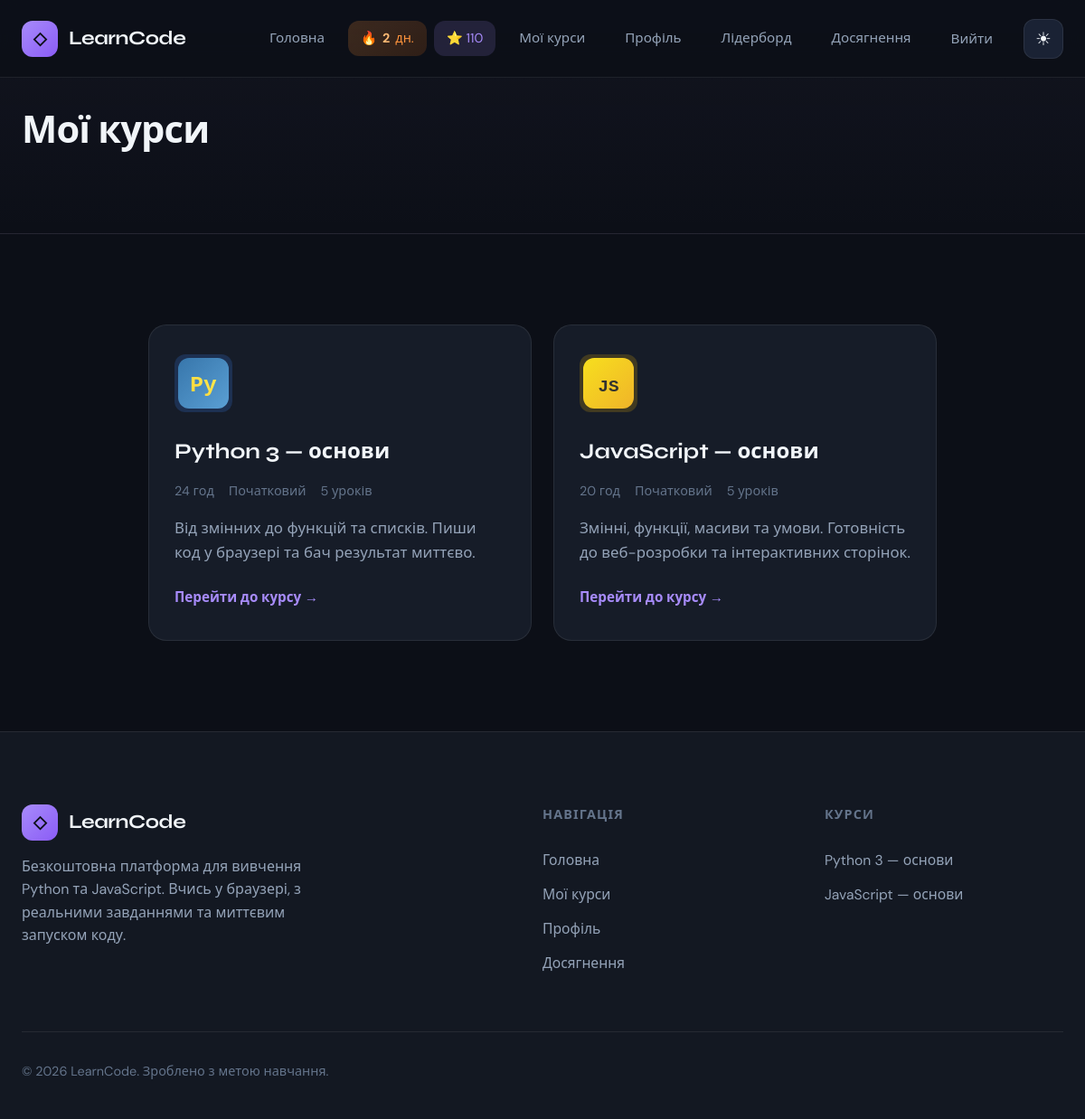
The app's page /courses/ (signed in) with its own data.
### courses/models.py (models this page shows, shortened)
class Course(models.Model):
    LANG_CHOICES = [
        ('python', 'Python'),
        ('javascript', 'JavaScript'),
    ]
    title = models.CharField('Назва', max_length=200)
    slug = models.SlugField(unique=True)
    language = models.CharField('Мова', max_length=20, choices=LANG_CHOICES)
    short_description = models.CharField('Короткий опис', max_length=300)
    description = models.TextField('Опис')
    duration_hours = models.PositiveIntegerField('Тривалість (год)', default=24)
    level = models.CharField('Рівень', max_length=50, default='Початковий')
    order = models.PositiveIntegerField('Порядок', default=0)
    icon = models.CharField('Іконка/емодзі', max_length=10, default='🐍')
    color = models.CharField('Колір (hex)', max_length=7, default='#3776ab')  # Python blue / JS yellow
    is_published = models.BooleanField('Опубліковано', default=True)
    created_at = models.DateTimeField(auto_now_add=True)
    class Meta:
        ordering = ['order', 'title']
        verbose_name = 'Курс'
        verbose_name_plural = 'Курси'
    def lesson_count(self):
        return self.lessons.count()

### courses/views.py (the view)
# urls.py: path('courses/', views.course_list, name='course_list'),
def course_list(request):
    if not request.user.is_authenticated:
        return redirect(settings.LOGIN_URL + '?next=' + quote(request.path))
    courses = Course.objects.filter(is_published=True)
    return render(request, 'courses/course_list.html', {'courses': courses})

### courses/context_processors.py (called while the page is built)
def courses_list(request):
    return {
        'courses_list': Course.objects.filter(is_published=True).order_by('order')[:5],
    }

def user_profile(request):
    if not request.user.is_authenticated:
        return {'user_streak': 0, 'user_points': 0}
    try:
        profile = GameProfile.objects.get(user=request.user)
        return {'user_streak': profile.streak_days, 'user_points': profile.points}
    except GameProfile.DoesNotExist:
        return {'user_streak': 0, 'user_points': 0}

### templates/courses/course_list.html (shortened to what this page needs)
{% extends 'base.html' %}
{% load static %}
{% block content %}
<section class="page-hero">
  <div class="container">
    <h1>Мої курси</h1>
  </div>
</section>
<section class="section" id="courses">
  <div class="container">
    <div class="courses-grid">
      {% for course in courses %}
      <a href="{% url 'course_detail' slug=course.slug %}" class="course-card {{ course.language }} reveal">
        <div class="course-card-icon lang-badge">{% if course.language == 'python' %}<img src="{% static 'img/python-badge.svg' %}" alt="Python" class="lang-badge-img">{% elif course.language == 'javascript' %}<img src="{% static 'img/javascript-badge.svg' %}" alt="JavaScript" class="lang-badge-img">{% else %}{{ course.icon }}{% endif %}</div>
        <h3>{{ course.title }}</h3>
        <div class="course-card-meta">
          <span>{{ course.duration_hours }} год</span>
          <span>{{ course.level }}</span>
          <span>{{ course.lesson_count }} уроків</span>
        </div>
        <p>{{ course.short_description }}</p>
        <span class="card-link">Перейти до курсу →</span>
      </a>
      {% empty %}
      <p class="reveal" style="grid-column: 1/-1; color: var(--text-secondary);">Курси з'являться після додавання в адмінці.</p>
      {% endfor %}
    </div>
  </div>
</section>
{% endblock %}

### templates/base.html (shortened to what this page needs)
{% load static %}
<!DOCTYPE html>
<html lang="uk" data-theme="dark">
<head>
  <link rel="stylesheet" href="{% static 'css/main.css' %}">
</head>
<body>
  <header class="site-header" id="site-header">
    <div class="container header-inner">
      <a href="{% url 'home' %}" class="logo">
        <span class="logo-icon">◇</span>
        <span class="logo-text">LearnCode</span>
      </a>
      <nav class="nav" id="nav">
        <a href="{% url 'home' %}">Головна</a>
        {% if user.is_authenticated %}
        <span class="header-streak" title="Вогник: дні навчання поспіль">🔥 <strong>{{ user_streak }}</strong> дн.</span>
        <span class="header-points" title="Нараховані бали">⭐ {{ user_points }}</span>
        <a href="{% url 'course_list' %}">Мої курси</a>
        <a href="{% url 'dashboard' %}">Профіль</a>
        <a href="{% url 'leaderboard' %}">Лідерборд</a>
        <a href="{% url 'achievements_list' %}">Досягнення</a>
        <form method="post" action="{% url 'logout' %}" class="nav-logout-form">
          <button type="submit" class="nav-logout-btn">Вийти</button>
        </form>
        {% else %}
        <a href="{% url 'login' %}">Увійти</a>
        <a href="{% url 'register' %}">Реєстрація</a>
        {% endif %}
        <button type="button" class="theme-toggle" id="theme-toggle" aria-label="Світлий режим">
          <span class="theme-icon theme-icon-sun" aria-hidden="true">☀</span>
        </button>
      </nav>
    </div>
  </header>
  <main class="main-content">
    {% block content %}{% endblock %}
  </main>
  <footer class="site-footer">
    <div class="container">
      <div class="footer-grid">
        <div class="footer-brand">
          <a href="{% url 'home' %}" class="logo">
            <span class="logo-icon">◇</span>
            <span class="logo-text">LearnCode</span>
          </a>
          <p>Безкоштовна платформа для вивчення Python та JavaScript. Вчись у браузері, з реальними завданнями та миттєвим запуском коду.</p>
        </div>
        <div class="footer-col">
          <h4>Навігація</h4>
          <ul>
            <li><a href="{% url 'home' %}">Головна</a></li>
            {% if user.is_authenticated %}
            <li><a href="{% url 'course_list' %}">Мої курси</a></li>
            <li><a href="{% url 'dashboard' %}">Профіль</a></li>
            <li><a href="{% url 'achievements_list' %}">Досягнення</a></li>
            {% else %}
            <li><a href="{% url 'login' %}">Увійти</a></li>
            <li><a href="{% url 'register' %}">Реєстрація</a></li>
            {% endif %}
          </ul>
        </div>
        <div class="footer-col">
          <h4>Курси</h4>
          <ul>
            {% for c in courses_list %}
            <li><a href="{% if user.is_authenticated %}{% url 'course_detail' slug=c.slug %}{% else %}{% url 'register' %}{% endif %}">{{ c.title }}</a></li>
            {% empty %}
            <li><a href="{% url 'home' %}#courses">Python та JavaScript</a></li>
            {% endfor %}
          </ul>
        </div>
      </div>
      <div class="footer-bottom">
        <p class="footer-copy">© 2026 LearnCode. Зроблено з метою навчання.</p>
      </div>
    </div>
  </footer>
</body>
</html>

### records on screen
Course: title "Python 3 — основи", duration_hours "24", level "Початковий", lesson_count "5", short_description "Від змінних до функцій та списків. Пиши код у браузері та бач результат миттєво."
Course: title "JavaScript — основи", duration_hours "20", level "Початковий", lesson_count "5", short_description "Змінні, функції, масиви та умови. Готовність до веб-розробки та інтерактивних сторінок."

### other values on screen
{{ user_streak }} "2"
{{ user_points }} "110"
